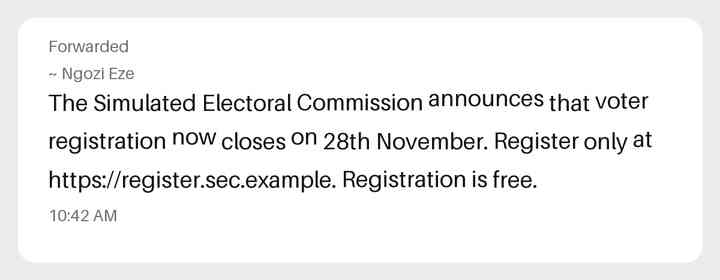
#> input picture fixtures/sec-sim/images/probe/03_whatsapp_honest.jpg, 720 x 280 px
$ python -i images.py   (imports and definitions only)
#> lines starting #> are read from the running program, lines starting #| are printed output that depends on the picture
"""Render fictional notice pictures in the ways real ones arrive: a clean screenshot, a chat
screenshot that was compressed on the way, a cropped one, a phone photo of a screen, a
low-resolution one. Pillow only, deterministic (fixed seeds), no OS fonts. Fictional
Simulated Electoral Commission text only (rule 9): nothing here can pass for a real document.
"""

from __future__ import annotations

import io
import random
from dataclasses import dataclass

from PIL import Image, ImageDraw, ImageFilter, ImageFont, ImageOps

BG = (252, 252, 250)
INK = (20, 20, 24)
GREY = (110, 110, 118)


@dataclass
class Rendered:
    image: Image.Image
    body_words: list[tuple[str, float, float, float, float]]  # word + normalised box (x, y, w, h)


def _font(size: int) -> ImageFont.FreeTypeFont:
    return ImageFont.load_default(size=size)  # scalable built-in font: same on every OS


# [76 lines left out: functions _wrap, render, box_of, to_png, not called in this run]


def to_jpeg(img: Image.Image, quality: int) -> bytes:
    buf = io.BytesIO()
    img.convert("RGB").save(buf, "JPEG", quality=quality)
    return buf.getvalue()


# [4 lines left out: function whatsapp_compress, not called in this run]


def low_resolution(img: Image.Image, width: int = 480) -> bytes:
    small = img.resize((width, max(1, round(img.height * width / img.width))), Image.LANCZOS)
    return to_png(small)


# [5 lines left out: function blur, not called in this run]


def crop_bottom(img: Image.Image, keep_fraction: float) -> bytes:
    return to_png(img.crop((0, 0, img.width, int(img.height * keep_fraction))))


def crop_top(img: Image.Image, drop_fraction: float) -> bytes:
    return to_png(img.crop((0, int(img.height * drop_fraction), img.width, img.height)))


def phone_photo(img: Image.Image, seed: int = 7) -> bytes:
    """A photograph of a screen: a little tilt and perspective, soft focus, sensor noise,
    uneven light, a faint pixel grid, and phone JPEG compression."""
    rng = random.Random(seed)
    w, h = img.size
    canvas = Image.new("RGB", (int(w * 1.12), int(h * 1.35)), (58, 52, 48))  # the table around the screen
    canvas.paste(img, (int(w * 0.06), int(h * 0.17)))
    canvas = canvas.rotate(2.2 + 0.2 * (seed % 5), resample=Image.BICUBIC, fillcolor=(58, 52, 48))
    cw, ch = canvas.size
    shrink = 0.045
    coeffs = _perspective(
        [(0, 0), (cw, 0), (cw, ch), (0, ch)],
        [(cw * shrink, ch * 0.012), (cw * (1 - shrink * 0.4), 0), (cw, ch * 0.99), (0, ch)],
    )
    canvas = canvas.transform((cw, ch), Image.PERSPECTIVE, coeffs, Image.BICUBIC, fillcolor=(58, 52, 48))
    canvas = canvas.filter(ImageFilter.GaussianBlur(1.1))
    # screen pixel grid (moire-ish) and uneven lighting
    grid = Image.new("L", canvas.size, 0)
    gd = ImageDraw.Draw(grid)
    for x in range(0, cw, 3):
        gd.line([(x, 0), (x, ch)], fill=14)
    canvas = ImageChops_subtract(canvas, grid)
    light = ImageOps.autocontrast(Image.linear_gradient("L").resize(canvas.size).rotate(25, fillcolor=128))
    canvas = Image.composite(canvas, ImageOps.autocontrast(canvas, cutoff=0), Image.new("L", canvas.size, 255))
    canvas = Image.blend(canvas, Image.merge("RGB", (light, light, light)), 0.10)
    # sensor noise from the seed, so the same seed always gives the same picture
    noise = Image.frombytes("L", canvas.size, rng.randbytes(canvas.size[0] * canvas.size[1])).convert("RGB")
    canvas = Image.blend(canvas, noise, 0.07)
    canvas = canvas.resize((1000, round(ch * 1000 / cw)), Image.LANCZOS)
    return to_jpeg(canvas, 55)


def ImageChops_subtract(img: Image.Image, mask: Image.Image) -> Image.Image:
    from PIL import ImageChops

    return ImageChops.subtract(img, Image.merge("RGB", (mask, mask, mask)))


def _perspective(src, dst):
    """Coefficients for Image.transform(PERSPECTIVE): maps output points (dst) back to input (src)."""
    import itertools

    rows, rhs = [], []
    for (x, y), (u, v) in zip(dst, src):
        rows.append([x, y, 1, 0, 0, 0, -u * x, -u * y])
        rhs.append(u)
        rows.append([0, 0, 0, x, y, 1, -v * x, -v * y])
        rhs.append(v)
    n = 8
    a = [r[:] + [b] for r, b in zip(rows, rhs)]
    for col, _ in itertools.product(range(n), [0]):
        pivot = max(range(col, n), key=lambda r: abs(a[r][col]))
        a[col], a[pivot] = a[pivot], a[col]
        for r in range(n):
            if r != col:
                f = a[r][col] / a[col][col]
                a[r] = [x - f * y for x, y in zip(a[r], a[col])]
    return [a[i][n] / a[i][i] for i in range(n)]

>>> from PIL import Image
>>> picture = Image.open('../fixtures/sec-sim/images/probe/03_whatsapp_honest.jpg')
#> picture is the input picture: PIL image 720x280 RGB; min 0, max 255, mean 240.7
>>> result = phone_photo(picture)
#> in phone_photo, `canvas = Image.new("RGB", (int(w * 1.12), int(h * 1.35)), (58, 52, 48))`:
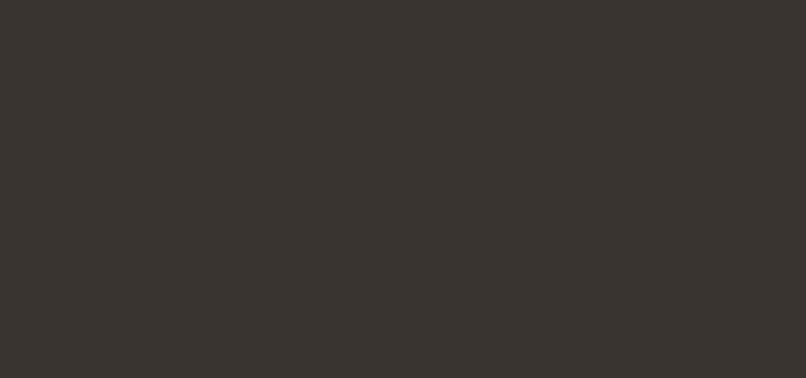
#> canvas: PIL image 806x378 RGB; mean R, G, B 58, 52, 48
#> in phone_photo, `canvas = canvas.rotate(2.2 + 0.2 * (seed % 5), resample=Image.BICUBIC,..`:
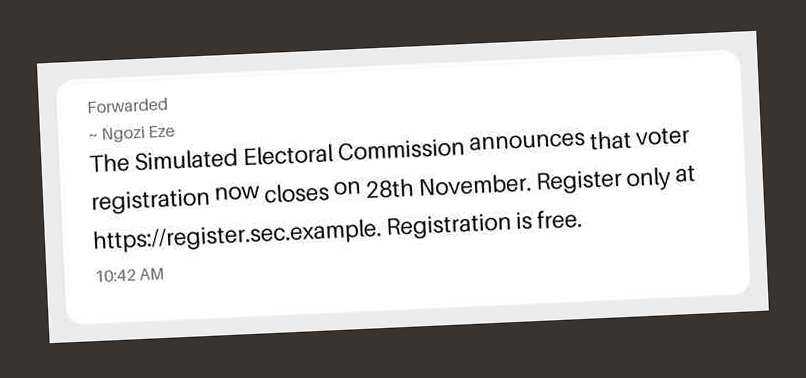
#> canvas: PIL image 806x378 RGB; mean R, G, B 178.6, 176.6, 175.3
#> in phone_photo, `canvas = canvas.transform((cw, ch), Image.PERSPECTIVE, coeffs, Image.B..`:
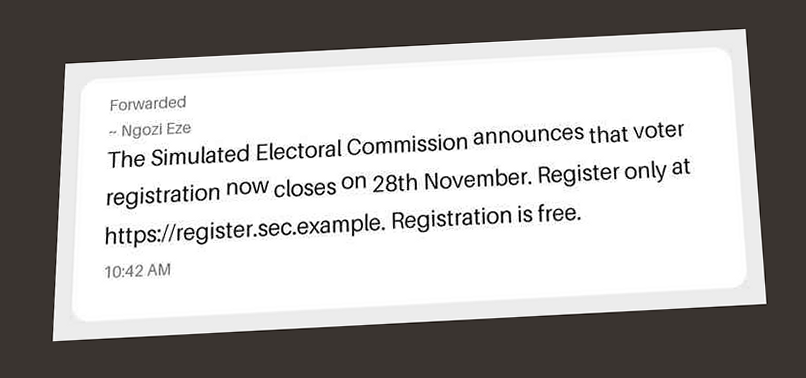
#> canvas: PIL image 806x378 RGB; mean R, G, B 173.1, 170.9, 169.4
#> in phone_photo, `canvas = canvas.filter(ImageFilter.GaussianBlur(1.1))`:
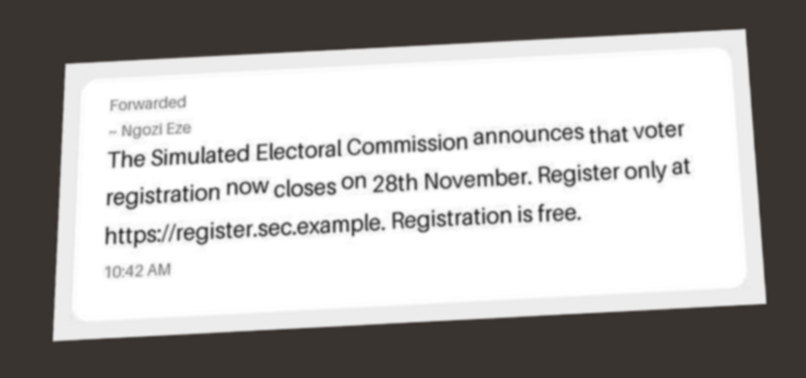
#> canvas: PIL image 806x378 RGB; mean R, G, B 173.1, 170.9, 169.4
#> in phone_photo, `grid = Image.new("L", canvas.size, 0)`: grid: PIL image 806x378 L; every value is 0
#> in phone_photo, `light = ImageOps.autocontrast(Image.linear_gradient("L").resize(canvas..`:
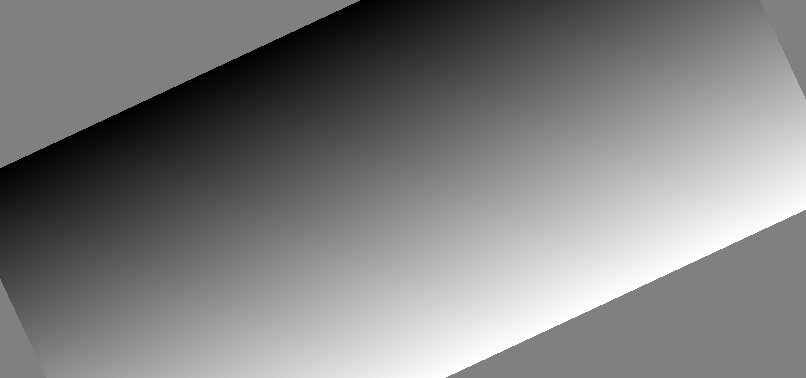
#> light: PIL image 806x378 L; min 0, max 255, mean 127.6
#> in phone_photo, `canvas = Image.blend(canvas, Image.merge("RGB", (light, light, light))..`:
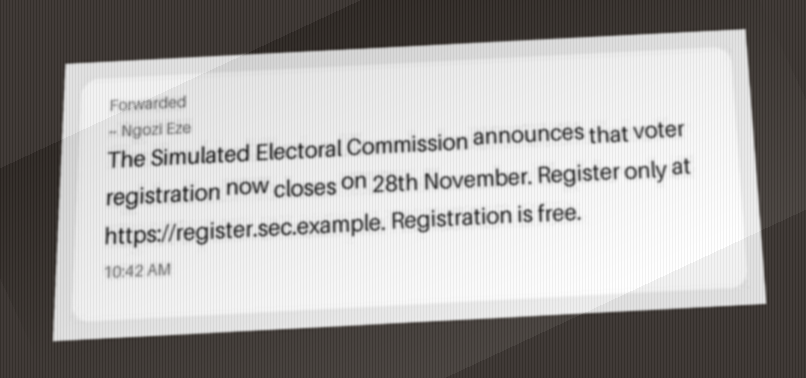
#> canvas: PIL image 806x378 RGB; mean R, G, B 163.9, 161.9, 160.6
#> in phone_photo, `noise = Image.frombytes("L", canvas.size, rng.randbytes(canvas.size[0]..`:
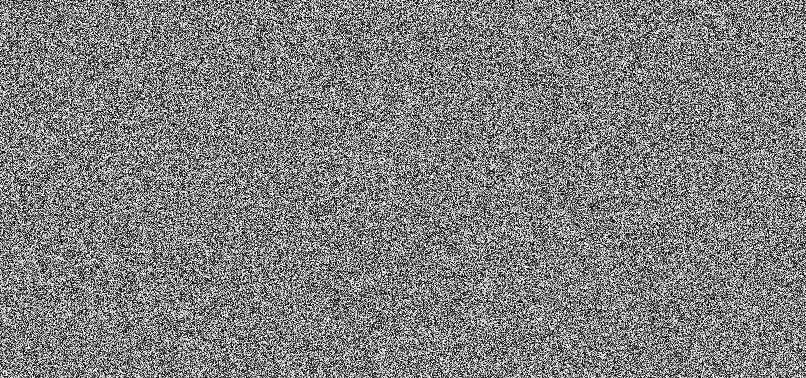
#> noise: PIL image 806x378 RGB; min 0, max 255, mean 127.5
